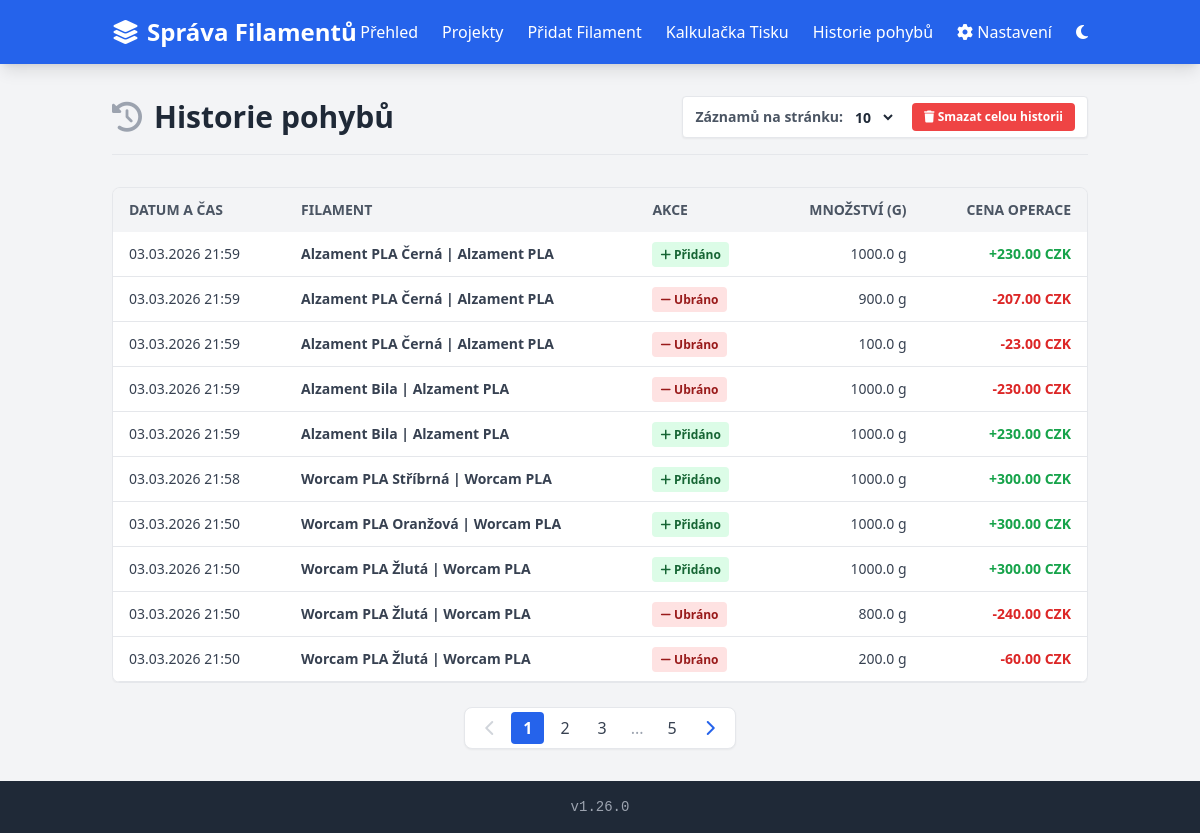
Before: /history with the older database file.
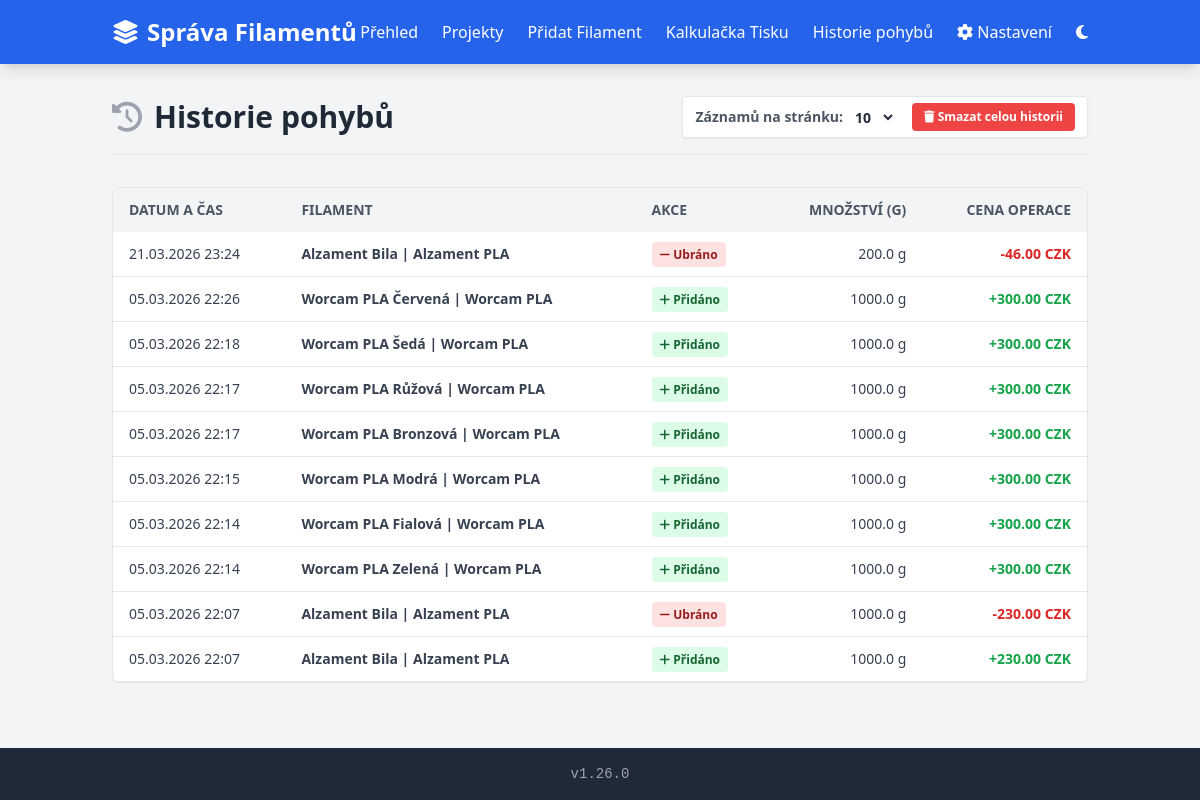
After: the same page with the newer database file.
### models.py (models this page shows)
class MovementHistory(db.Model):
    id = db.Column(db.Integer, primary_key=True)
    created_at = db.Column(db.DateTime, default=datetime.utcnow)
    filament_name = db.Column(db.String(255), nullable=False)
    action_type = db.Column(db.String(50), nullable=False)
    weight = db.Column(db.Float, nullable=False)
    cost = db.Column(db.Float, nullable=False)
    currency = db.Column(db.String(10), nullable=False)

### routes/history.py (the view)
    @app.route('/history')
    def history():
        page = request.args.get('page', 1, type=int)
        per_page = request.args.get('per_page', 10, type=int)
        if per_page not in [10, 20, 50, 100]:
            per_page = 10
        movements_paginated = db.paginate(
            MovementHistory.query.order_by(MovementHistory.created_at.desc()),
            page=page, per_page=per_page, error_out=False,
        )
        return render_template('history.html', movements=movements_paginated, per_page=per_page)

### utils.py (called while the page is built)
def get_settings():
    return AppSetting.query.first()

### templates/history.html (shortened to what the changed rows need)
{% extends "base.html" %}
{% block content %}
<div class="max-w-6xl mx-auto">
    <div class="flex flex-col md:flex-row md:items-center justify-between mb-8 pb-4 border-b border-gray-200 gap-4">
        <div class="flex items-center gap-3">
            <div>
                <h1 class="text-3xl font-bold text-gray-800">{{ t('movement_history') }}</h1>
            </div>
        </div>
    </div>
    {% if movements.items and movements.items|length > 0 %}
        <div class="-mx-4 sm:mx-0 overflow-x-auto">
            <div class="inline-block min-w-full align-middle">
                <div class="overflow-hidden shadow-sm sm:rounded-lg border border-gray-200">
                    <table class="min-w-full text-left border-collapse">
                        <thead>
                            <tr class="bg-gray-100 text-gray-600 text-sm uppercase">
                                <th class="py-3 px-4">{{ t('datetime') }}</th>
                                <th class="py-3 px-4">{{ t('movement_filament') }}</th>
                                <th class="py-3 px-4">{{ t('movement_action') }}</th>
                                <th class="py-3 px-4 text-right">{{ t('movement_amount') }}</th>
                                <th class="py-3 px-4 text-right">{{ t('movement_cost') }}</th>
                            </tr>
                        </thead>
                        <tbody class="text-gray-700 text-sm bg-white">
                            {% for m in movements.items %}
                            <tr class="border-b hover:bg-gray-50 transition-colors">
                                <td class="py-3 px-4">{{ m.created_at.strftime('%d.%m.%Y %H:%M') }}</td>
                                <td class="py-3 px-4 font-semibold">{{ m.filament_name }}</td>
                                <td class="py-3 px-4">
                                    {% if m.action_type == 'add' %}
                                        <span class="bg-green-100 text-green-800 px-2 py-1 rounded text-xs font-bold"><i class="fa-solid fa-plus"></i> {{ t('movement_added') }}</span>
                                    {% else %}
                                        <span class="bg-red-100 text-red-800 px-2 py-1 rounded text-xs font-bold"><i class="fa-solid fa-minus"></i> {{ t('movement_removed') }}</span>
                                    {% endif %}
                                </td>
                                <td class="py-3 px-4 text-right font-medium">
                                    {{ '{:0.1f}'.format(m.weight) }} g
                                </td>
                                <td class="py-3 px-4 text-right font-bold {% if m.action_type == 'add' %}text-green-600{% else %}text-red-600{% endif %}">
                                    {% if m.action_type == 'add' %}+{% else %}-{% endif %}{{ '{:0.2f}'.format(m.cost) }} {{ m.currency }}
                                </td>
                            </tr>
                            {% endfor %}
                        </tbody>
                    </table>
                </div>
            </div>
        </div>
        {% if movements.pages > 1 %}
        <div class="flex justify-center mt-6">
            <nav class="flex items-center gap-1 bg-white rounded-lg shadow-sm border border-gray-200 px-2 py-1">
                <a href="{{ url_for('history', page=movements.prev_num, per_page=per_page) if movements.has_prev else '#' }}"
                   class="px-3 py-1 rounded {{ 'text-blue-600 hover:bg-blue-50' if movements.has_prev else 'text-gray-300 cursor-not-allowed' }}">
                    <i class="fa-solid fa-chevron-left"></i>
                </a>
                {% for p in movements.iter_pages(left_edge=1, right_edge=1, left_current=2, right_current=2) %}
                    {% if p %}
                        {% if p == movements.page %}
                            <span class="px-3 py-1 rounded bg-blue-600 text-white font-bold">{{ p }}</span>
                        {% else %}
                            <a href="{{ url_for('history', page=p, per_page=per_page) }}" class="px-3 py-1 rounded text-gray-700 hover:bg-gray-100 transition-colors">{{ p }}</a>
                        {% endif %}
                    {% else %}
                        <span class="px-2 text-gray-400">...</span>
                    {% endif %}
                {% endfor %}
                <a href="{{ url_for('history', page=movements.next_num, per_page=per_page) if movements.has_next else '#' }}"
                   class="px-3 py-1 rounded {{ 'text-blue-600 hover:bg-blue-50' if movements.has_next else 'text-gray-300 cursor-not-allowed' }}">
                    <i class="fa-solid fa-chevron-right"></i>
                </a>
            </nav>
        </div>
        {% endif %}
    {% else %}
        <p class="text-gray-500 text-center py-6 bg-gray-50 rounded-lg italic">
            {{ t('no_movements') }}
        </p>
    {% endif %}
</div>
{% endblock %}

Changed rows visible on the page:
removed MovementHistory: created_at "03.03.2026 21:59", filament_name "Alzament PLA Černá | Alzament PLA", t "Přidáno", weight "1000.0", cost "230.00", currency "CZK"
removed MovementHistory: created_at "03.03.2026 21:59", filament_name "Alzament PLA Černá | Alzament PLA", t "Ubráno", weight "900.0", cost "207.00", currency "CZK", action_type "remove" (drawn)
removed MovementHistory: created_at "03.03.2026 21:59", filament_name "Alzament PLA Černá | Alzament PLA", t "Ubráno", weight "100.0", cost "23.00", currency "CZK", action_type "remove" (drawn)
removed MovementHistory: created_at "03.03.2026 21:59", filament_name "Alzament Bila | Alzament PLA", t "Ubráno", weight "1000.0", cost "230.00", currency "CZK", action_type "remove" (drawn)
removed MovementHistory: created_at "03.03.2026 21:59", filament_name "Alzament Bila | Alzament PLA", t "Přidáno", weight "1000.0", cost "230.00", currency "CZK"
removed MovementHistory: created_at "03.03.2026 21:58", filament_name "Worcam PLA Stříbrná | Worcam PLA", t "Přidáno", weight "1000.0", cost "300.00", currency "CZK"
removed MovementHistory: created_at "03.03.2026 21:50", filament_name "Worcam PLA Oranžová | Worcam PLA", t "Přidáno", weight "1000.0", cost "300.00", currency "CZK"
removed MovementHistory: created_at "03.03.2026 21:50", filament_name "Worcam PLA Žlutá | Worcam PLA", t "Přidáno", weight "1000.0", cost "300.00", currency "CZK"
removed MovementHistory: created_at "03.03.2026 21:50", filament_name "Worcam PLA Žlutá | Worcam PLA", t "Ubráno", weight "800.0", cost "240.00", currency "CZK", action_type "remove" (drawn)
removed MovementHistory: created_at "03.03.2026 21:50", filament_name "Worcam PLA Žlutá | Worcam PLA", t "Ubráno", weight "200.0", cost "60.00", currency "CZK", action_type "remove" (drawn)
now on this page (row edited): MovementHistory: created_at "21.03.2026 23:24", filament_name "Alzament Bila | Alzament PLA", t "Ubráno", weight "200.0", cost "46.00", currency "CZK", action_type "remove" (drawn)
now on this page (row edited): MovementHistory: created_at "05.03.2026 22:26", filament_name "Worcam PLA Červená | Worcam PLA", t "Přidáno", weight "1000.0", cost "300.00", currency "CZK"
now on this page (row edited): MovementHistory: created_at "05.03.2026 22:18", filament_name "Worcam PLA Šedá | Worcam PLA", t "Přidáno", weight "1000.0", cost "300.00", currency "CZK"
now on this page (row edited): MovementHistory: created_at "05.03.2026 22:17", filament_name "Worcam PLA Růžová | Worcam PLA", t "Přidáno", weight "1000.0", cost "300.00", currency "CZK"
now on this page (row edited): MovementHistory: created_at "05.03.2026 22:17", filament_name "Worcam PLA Bronzová | Worcam PLA", t "Přidáno", weight "1000.0", cost "300.00", currency "CZK"
now on this page (row edited): MovementHistory: created_at "05.03.2026 22:15", filament_name "Worcam PLA Modrá | Worcam PLA", t "Přidáno", weight "1000.0", cost "300.00", currency "CZK"
now on this page (row edited): MovementHistory: created_at "05.03.2026 22:14", filament_name "Worcam PLA Fialová | Worcam PLA", t "Přidáno", weight "1000.0", cost "300.00", currency "CZK"
now on this page (row edited): MovementHistory: created_at "05.03.2026 22:14", filament_name "Worcam PLA Zelená | Worcam PLA", t "Přidáno", weight "1000.0", cost "300.00", currency "CZK"
now on this page (row edited): MovementHistory: created_at "05.03.2026 22:07", filament_name "Alzament Bila | Alzament PLA", t "Ubráno", weight "1000.0", cost "230.00", currency "CZK", action_type "remove" (drawn)
now on this page (row edited): MovementHistory: created_at "05.03.2026 22:07", filament_name "Alzament Bila | Alzament PLA", t "Přidáno", weight "1000.0", cost "230.00", currency "CZK"
Other visible differences:
list line gone: "1"
list line gone: "2"
list line gone: "3"
list line gone: "5"
